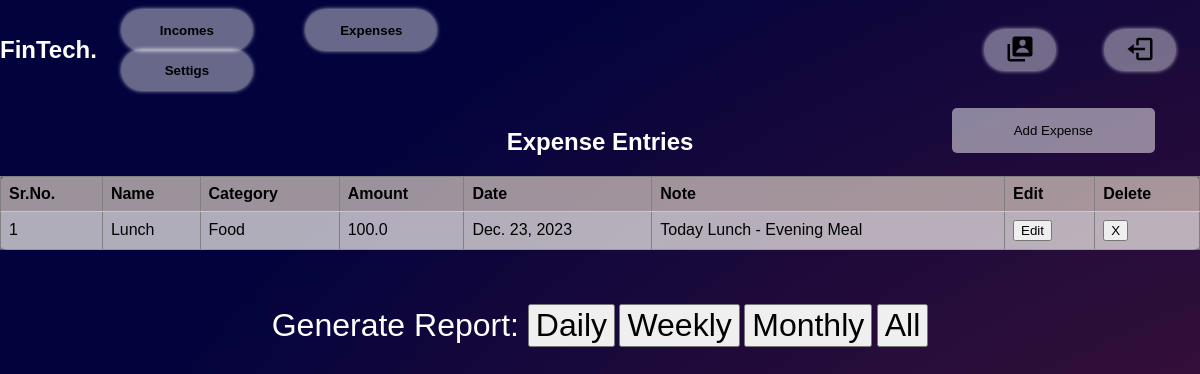
The app's page /expenses (signed in) with its own data.
### FinTech/models.py (models this page shows, shortened)
class Expense(models.Model):
    user = models.ForeignKey(User, related_name='Exp_user_name', on_delete=models.CASCADE)
    name = models.CharField(max_length=50)
    date = models.DateField(default=date.today)  # Corrected to use date.today without parentheses
    amount = models.FloatField()
    category = models.ForeignKey(ExpenseCategory, related_name='expense_catg', on_delete=models.CASCADE)
    note = models.TextField()

class ExpenseCategory(models.Model):
    name = models.CharField(max_length=50)
    user = models.ForeignKey(User, related_name='user_exp_catg', on_delete=models.CASCADE)
    def __str__(self):
        return self.name

### FinTech/views.py (the view, shortened to what this page needs)
# urls.py: path('expenses',views.expenses,name="expenses"),
def expenses(request):
    if request.user.is_authenticated:
        expenses_catg= ExpenseCategory.objects.filter(user=request.user.id)
        expenses= Expense.objects.filter(user=request.user.id)
        return render(request,"expense.html",{"categories":expenses_catg,"expenses":expenses})
    else:
        return redirect("/")

### templates/expense.html (shortened to what this page needs)
{% load static %}
<!DOCTYPE html>
<html>
<head>
    <link rel="stylesheet" href="{% static 'css/expense.css' %}" type="text/css" media="all" >
    <link rel="stylesheet" href="{% static 'css/nav.css' %}" type="text/css" media="all" >
</head>
<body>
    <nav class="nav">
        <a href="/dashboard" id="logo"><h1>FinTech.</h1></a>
         <div class="nav-button">
             <button class="btn" id="Income" onclick="location.href='/incomes'">Incomes</button>
             <button class="btn" id="Expense" onclick="location.href='/expenses'">Expenses</button>
             <button class="btn" id="Setting" onclick="location.href='/settings'">Settigs</button>
         </div>
         <div class="nav-logo">
             <button class="btn left" id="Profile" onclick="location.href='/profile'"><img/></button>
             <button class="btn left" id="Logout" onclick="location.href='/logout'"><img/></button>
         </div>
     </nav>
     <br>
    <button id="addIncomeButton" onclick="showIncomeForm()">Add Expense</button>
    <h2 style="color: white;">Expense Entries</h2>
    <table id="incomeTable" border="1">
        <tr>
            <th>Sr.No.</th>
            <th>Name</th>
            <th>Category</th>
            <th>Amount</th>
            <th>Date</th>
            <th>Note</th>
            <th>Edit</th>
            <th>Delete</th>
        </tr>
        {% for expense in expenses %}
        <tr>
            <td>{{forloop.counter}}</td>
            <td>{{expense.name}}</td>
            <td>{{expense.category}}</td>
            <td>{{expense.amount}}</td>
            <td>{{expense.date}}</td>
            <td>{{expense.note}}</td>
            <td>
                <div class="rem">
                    <button type="button" onclick="location.href='/edit-expense/{{expense.id}}' ">
                        <span class="glyphicon glyphicon-trash">Edit</span>
                    </button>
                </div>
            </td>
            <td>
                <div class="rem">
                    <button type="button" onclick="location.href='/delete-expense/{{expense.id}}' ">
                        <span class="glyphicon glyphicon-trash">X</span>
                    </button>
                </div>
            </td>
        </tr>
        {% endfor %}
    </table>
    <br><br><br>
    <div style="position: relative; text-align: center;">
        <label style="font-size: 2em; color: white;" for="date">Generate Report: </label>
        <button style="font-size: 2em;align-self: center;" type="button" onclick="location.href='/expense-report/daily' ">
            <span class="glyphicon glyphicon-trash"> Daily </span>
        </button>
        <button style="font-size: 2em;align-self: center;" type="button" onclick="location.href='/expense-report/weekly' ">
            <span class="glyphicon glyphicon-trash"> Weekly </span>
        </button>
        <button style="font-size: 2em;align-self: center;" type="button" onclick="location.href='/expense-report/monthly' ">
            <span class="glyphicon glyphicon-trash"> Monthly </span>
        </button>
        <button style="font-size: 2em;align-self: center;" type="button" onclick="location.href='/expense-report/alltime' ">
            <span class="glyphicon glyphicon-trash"> All </span>
        </button>
    </div>
</body>
</html>

### static/css/expense.css (style rules this page uses)
body { min-height: 100vh; background: url(dark-gradient.jpg); }
#addIncomeButton { position: absolute; right: 45px; background-color: rgba(255, 255, 255, 0.5); padding: 15px 62px; border: none; border-radius: 5px; }
h1 { color: white; }
h2 { text-align: center; color:black; }
#incomeTable { border-collapse: collapse; width: 100%; background-color: rgba(250, 235, 215, 0.379); border-radius: 7px; border-color: none; }
#incomeTable th, #incomeTable td { padding: 8px; text-align: left; border-bottom: 1px solid rgba(250, 235, 215, 0.379); }
#incomeTable th { background-color: rgba(250, 235, 215, 0.379); }
#incomeTable tr:nth-child(even) { background-color: rgba(255, 255, 255, 0.5); }

### static/css/nav.css (style rules this page uses)
body { font-family: Arial, sans-serif; margin: 0; padding: 0; background: url(dark-gradient.jpg); }
.nav { display: flex; width: 100%; justify-content: center; align-items: center; margin-top: 10px; }
.nav-logo { display: flex; flex-direction: row; justify-content: center; align-items: center; color: #ffffff; margin-right: 0px; margin-left: 490px; }
#logo { text-decoration: none; color: #ffffff; }
.left { width: 130px; height: 40px; font-weight: 700; background: rgba(255, 255, 255, 0.4); border: none; border-radius: 30px; cursor: pointer; transition: .3s ease; margin: 0 25px; box-shadow: 0 0 5px rgb(255, 254, 254); }
.nav-button .btn { width: 130px; height: 40px; font-weight: 700; background: rgba(255, 255, 255, 0.4); border: none; border-radius: 30px; cursor: pointer; transition: .3s ease; margin: 0 25px; box-shadow: 0 0 5px rgb(255, 254, 254); }
#Logout { width: 70px; }
#Profile { width: 70px; }

### records on screen
Expense: name "Lunch", category "Food", amount "100.0", date "Dec. 23, 2023", note "Today Lunch - Evening Meal"
